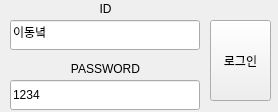
<?xml version="1.0" encoding="UTF-8"?>
<ui version="4.0">
 <class>login</class>
 <widget class="QWidget" name="login">
  <property name="geometry">
   <rect>
    <x>0</x>
    <y>0</y>
    <width>278</width>
    <height>112</height>
   </rect>
  </property>
  <property name="windowTitle">
   <string>Form</string>
  </property>
  <property name="toolTip">
   <string extracomment="ddd"/>
  </property>
  <property name="autoFillBackground">
   <bool>false</bool>
  </property>
  <widget class="QLabel" name="label_3">
   <property name="geometry">
    <rect>
     <x>10</x>
     <y>60</y>
     <width>191</width>
     <height>18</height>
    </rect>
   </property>
   <property name="text">
    <string>PASSWORD</string>
   </property>
   <property name="alignment">
    <set>Qt::AlignmentFlag::AlignCenter</set>
   </property>
  </widget>
  <widget class="QLineEdit" name="lineEdit_pw">
   <property name="geometry">
    <rect>
     <x>10</x>
     <y>80</y>
     <width>190</width>
     <height>30</height>
    </rect>
   </property>
   <property name="text">
    <string>1234</string>
   </property>
   <property name="placeholderText">
    <string>비밀번호를 입력하세요.</string>
   </property>
  </widget>
  <widget class="QLineEdit" name="lineEdit_id">
   <property name="geometry">
    <rect>
     <x>10</x>
     <y>20</y>
     <width>190</width>
     <height>30</height>
    </rect>
   </property>
   <property name="toolTip">
    <string/>
   </property>
   <property name="whatsThis">
    <string/>
   </property>
   <property name="text">
    <string>이동녘</string>
   </property>
   <property name="placeholderText">
    <string>아이디를 입력하세요</string>
   </property>
  </widget>
  <widget class="QLabel" name="label_2">
   <property name="geometry">
    <rect>
     <x>10</x>
     <y>0</y>
     <width>191</width>
     <height>18</height>
    </rect>
   </property>
   <property name="text">
    <string>ID</string>
   </property>
   <property name="alignment">
    <set>Qt::AlignmentFlag::AlignCenter</set>
   </property>
  </widget>
  <widget class="QPushButton" name="Btn_login">
   <property name="geometry">
    <rect>
     <x>210</x>
     <y>20</y>
     <width>61</width>
     <height>81</height>
    </rect>
   </property>
   <property name="text">
    <string>로그인</string>
   </property>
  </widget>
 </widget>
 <resources/>
 <connections/>
</ui>
